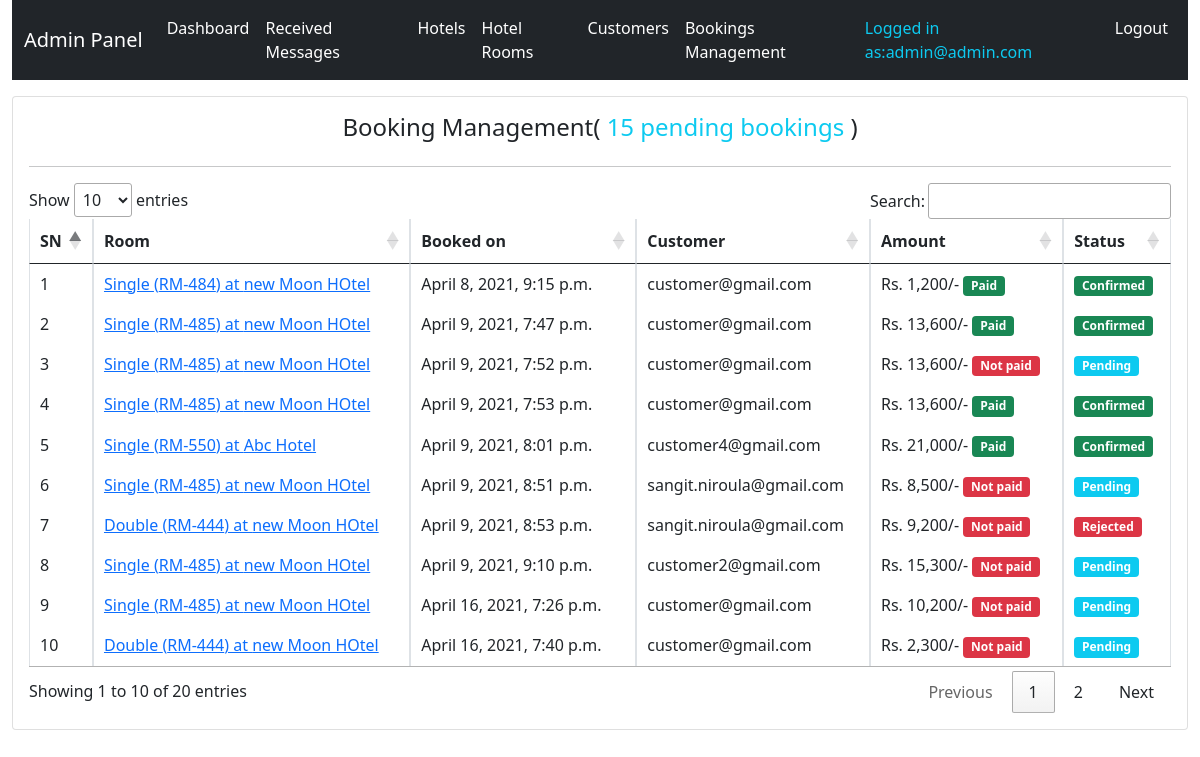
The app's page /system-admin/room-booking/ (signed in), older data.
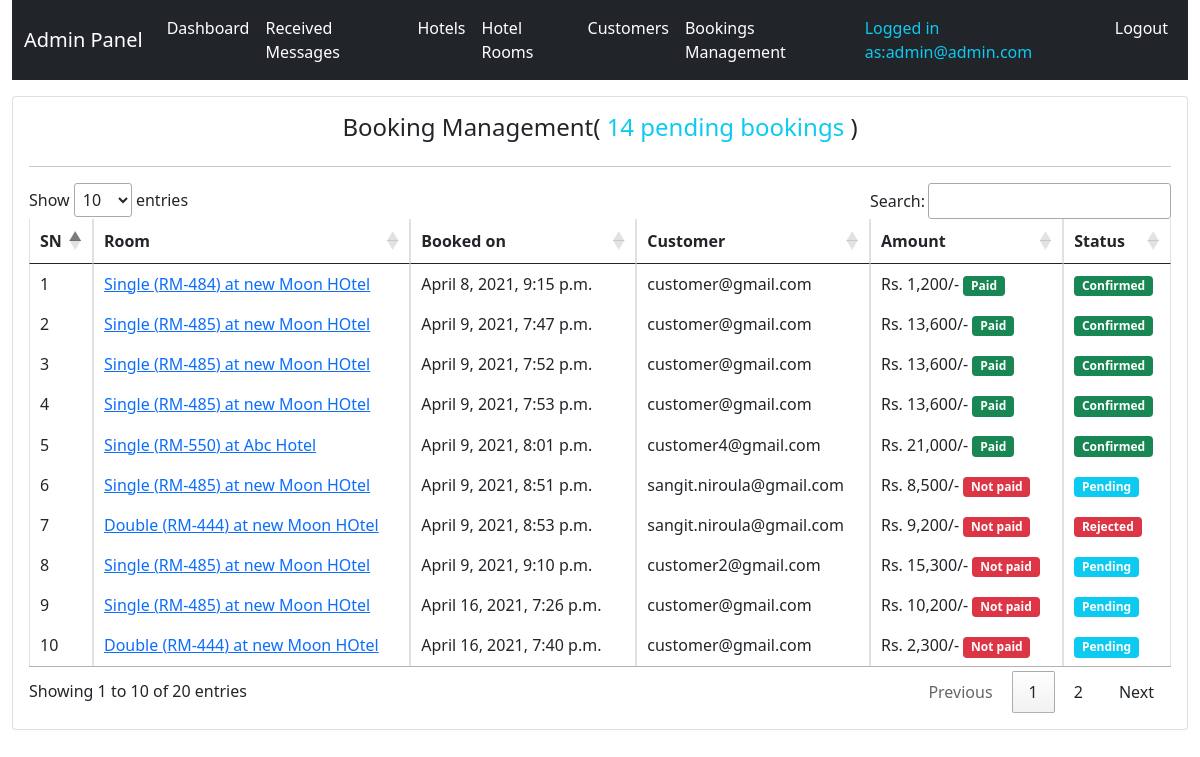
The same page, newer data.
### hbsapp/models.py (models this page shows, shortened)
class TimeStamp(models.Model):
    created_at = models.DateTimeField(auto_now_add=True)
    updated_at = models.DateTimeField(auto_now=True)
    class Meta:
        abstract = True

class RoomBooking(TimeStamp):
    hotel_room = models.ForeignKey(HotelRoom, on_delete=models.RESTRICT)
    customer = models.ForeignKey(Customer, on_delete=models.RESTRICT)
    total_persons = models.PositiveIntegerField(default=1)
    booking_starts = models.DateField()
    booking_ends = models.DateField()
    message = models.TextField(null=True, blank=True)
    booking_status = models.CharField(max_length=50, choices=BOOKING_STATUS)
    status_remarks = models.CharField(max_length=500, null=True, blank=True)
    customer_checked_in = models.BooleanField(default=False)
    checkin_time = models.DateTimeField(null=True, blank=True)
    checkout_time = models.DateTimeField(null=True, blank=True)
    rating = models.PositiveIntegerField(default=5, choices=RATING)
    amount = models.PositiveIntegerField()
    payment_method = models.ForeignKey(PaymentMethod, on_delete=models.RESTRICT)
    payment_status = models.BooleanField(default=False)
    paid_date = models.DateTimeField(null=True, blank=True)

class HotelRoom(TimeStamp):
    hotel = models.ForeignKey(Hotel, on_delete=models.RESTRICT)
    room_type = models.CharField(max_length=50, choices=ROOM_TYPE)
    room_code = models.CharField(max_length=50)
    image = models.ImageField(upload_to="rooms")
    description = models.TextField()
    price = models.PositiveIntegerField()
    view_count = models.BigIntegerField(default=0)

class Hotel(TimeStamp):
    name = models.CharField(max_length=200)
    image = models.ImageField(upload_to="hotels", null=True, blank=True)
    address = models.CharField(max_length=200)
    contact = models.CharField(max_length=200)
    email = models.EmailField(unique=True)

class Customer(TimeStamp):
    user = models.OneToOneField(User, on_delete=models.CASCADE)
    mobile = models.CharField(max_length=20)
    address = models.CharField(max_length=20, null=True, blank=True)
    profile_image = models.ImageField(upload_to="customers", null=True, blank=True)
    def __str__(self):
        return self.user.username

### hbsapp/views.py (the view)
class AdminBookingListView(AdminRequiredMixin, View):
    def get(self, request, *args, **kwargs):
        context = self.context
        allbookings = RoomBooking.objects.all()
        context["pending_bookings"] = allbookings.filter(
            booking_status="Pending").count()
        context["allbookings"] = allbookings
        return render(request, "admintemplates/adminbookinglist.html", context)

### hbsapp/views.py (called while the page is built)
    def dispatch(self, request, *args, **kwargs):
        try:
            self.admin = request.user.admin
            self.context = {
                "admin": self.admin
            }
        except Exception as e:
            print(e)
            return redirect(reverse("hbsapp:adminlogin") + "?next=" + request.path)
        return super(AdminRequiredMixin, self).dispatch(request, *args, **kwargs)

### templates/admintemplates/adminbookinglist.html (shortened to what this page needs)
{% extends 'admintemplates/adminbase.html' %}
{% load humanize %}
{% block css %}
<link rel="stylesheet" href="//cdn.datatables.net/1.10.24/css/jquery.dataTables.min.css">
{% endblock %}
{% block content %}
<div class="row mt-3">
    <div class="col-md-12">
        <div class="card p-3">
            <div class="row">
                <div class="col-md-12">
                    <h4 class="text-center">Booking Management(<span class="text-info"> {{pending_bookings}} pending bookings</span> )</h4>
                </div>
            </div>
            <hr>
            <div class="row">
                <div class="col-md-12">
                    <table class="table table-bordered">
                        <thead>
                            <tr>
                                <th>SN</th>
                                <th>Room</th>
                                <th>Booked on</th>
                                <th>Customer</th>
                                <th>Amount</th>
                                <th>Status</th>
                            </tr>
                        </thead>
                        <tbody>
                            {% for booking in allbookings %}
                            <tr>
                                <td>{{forloop.counter}}</td>
                                <td><a href="{% url 'hbsapp:adminbookingdetail' booking.id %}">{{booking.hotel_room.room_type}}
                                        ({{booking.hotel_room.room_code}}) at {{booking.hotel_room.hotel.name}} </a>
                                </td>
                                <td>{{booking.created_at}} </td>
                                <td>{{booking.customer}} </td>
                                <td>Rs. {{booking.amount|intcomma}}/- {% if booking.payment_status %}<span
                                        class="badge bg-success">Paid</span>{% else %}<span class="badge bg-danger">Not
                                        paid{% endif %}</span></td>
                                <td><span
                                        class="badge bg-{% if booking.booking_status == 'Rejected' %}danger{% elif booking.booking_status == 'Pending' %}info{% else %}success{% endif %}">{{booking.booking_status}}</span>
                                </td>
                            </tr>
                            {% endfor %}
                        </tbody>
                    </table>
                </div>
            </div>
        </div>
    </div>
</div>
{% endblock %}

Row changes from the older to the newer data that the page shows:
changed RoomBooking "April 9, 2021, 7:52 p.m.": booking_status "Pending" → "Confirmed"; payment_status "Not paid" → "Paid"
Text that changed along with them:
{{ pending_bookings }}: "15" → "14"
